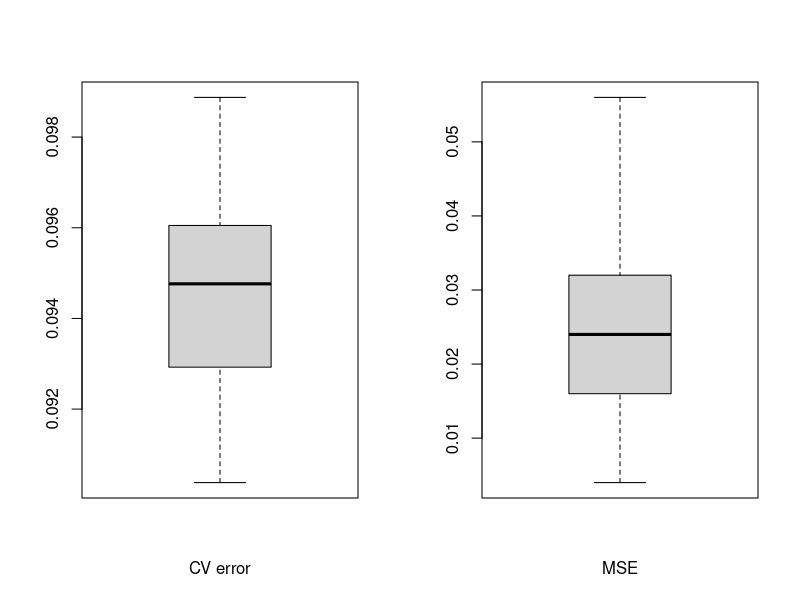
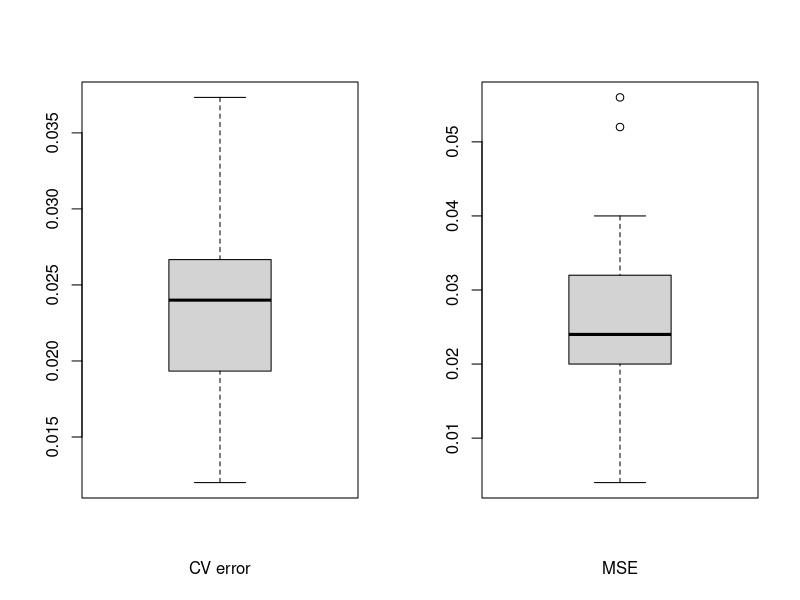
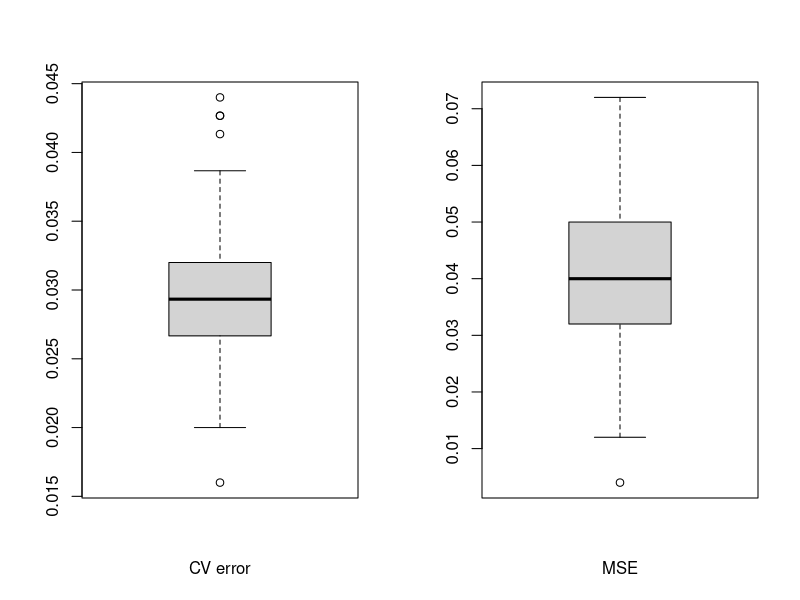
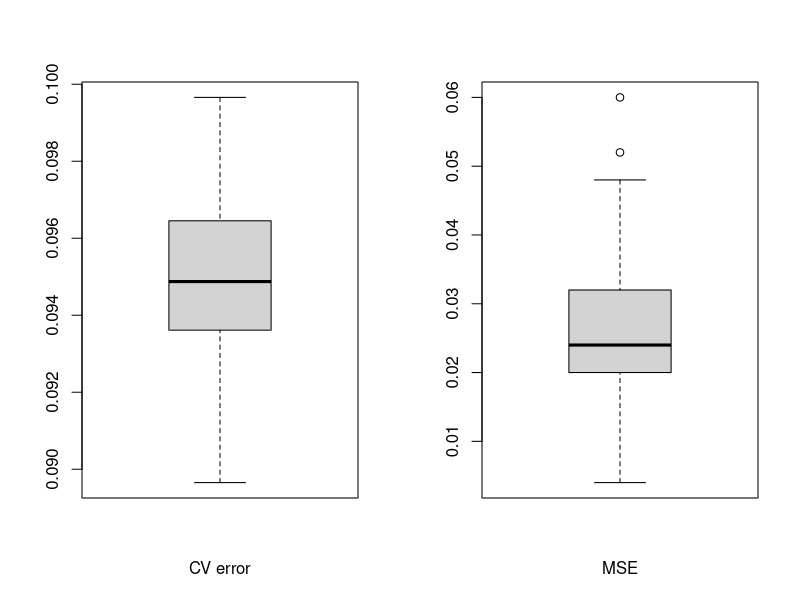
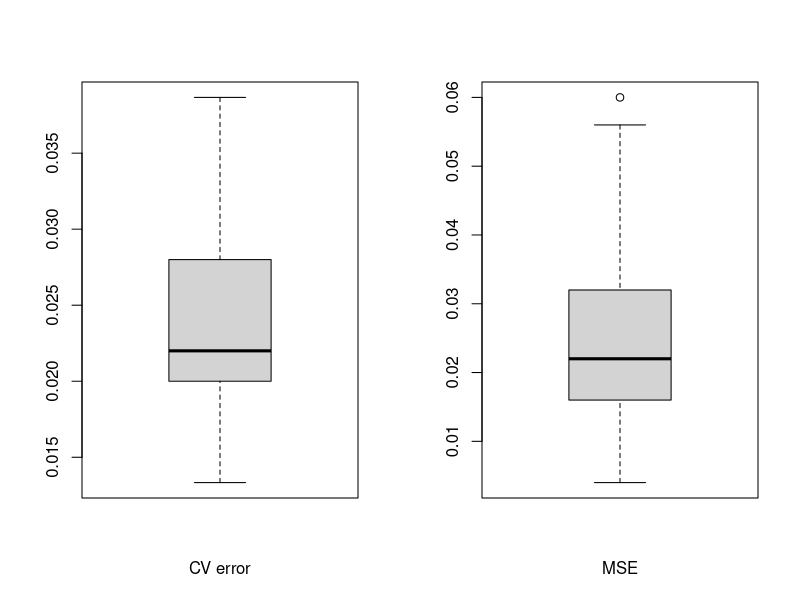
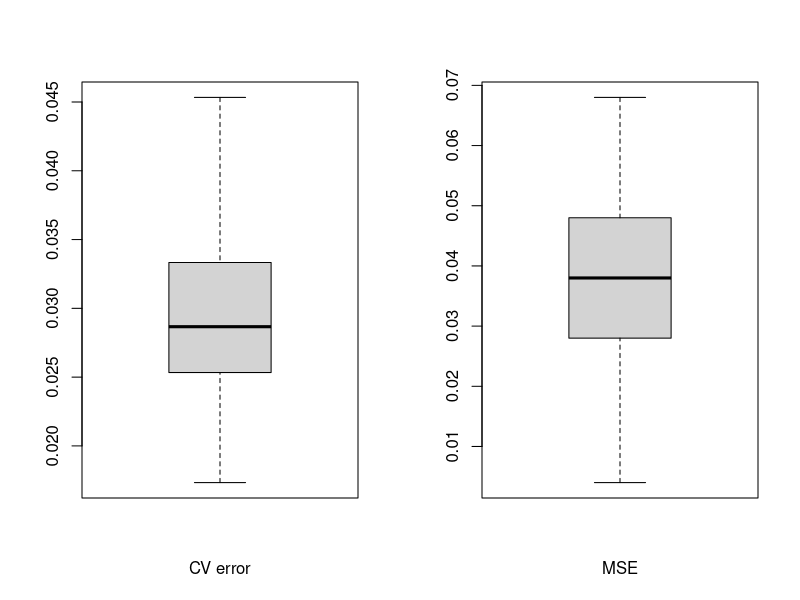
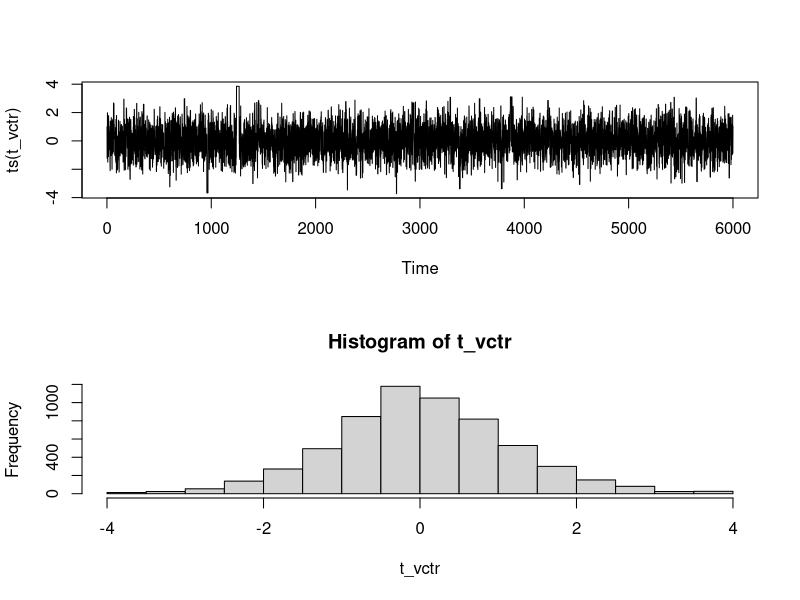
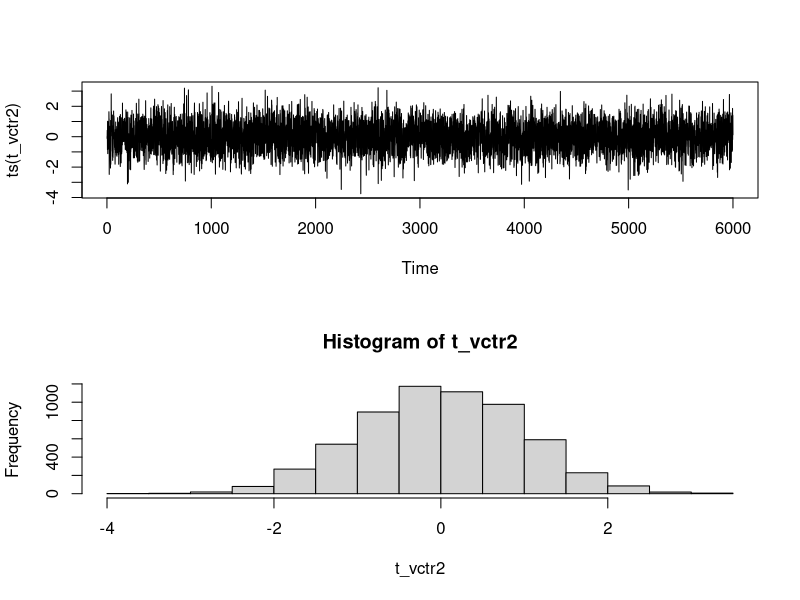

Reproduce these figures in R, in order. (Note: this script raises an error after producing the figures.)

################## Question 1 ##################
p=5
n=1000
q=4
set.seed(38)

############### either unifrom or normal
# Generate Observations uniform
X=c()
  for(i in 1:p)
  X = cbind(X,runif(n=n, min=1, max=20))
colnames(X)<-paste('X',1:5,sep = "")

# Generate Observations normal for part(d)
X=c()
for(i in 1:p)
  X = cbind(X,rnorm(n,0,1))
colnames(X)<-paste('X',1:5,sep = "")

# Generate Coefficients
betas=c(4,5,-4,5,-1,-4)
eq_x = betas[1] + betas[2]*X[,1] + betas[3]*X[,2] + betas[4]*X[,3] + betas[5]*X[,4] + betas[6]*X[,5] 
pi_x <- exp(eq_x) / (1 + exp(eq_x))
Y <- as.numeric(pi_x>=0.5)
data <- data.frame(Y, X)
############### either unifrom or normal
# Generate Insignificant inputs uniform
Z=c()
for(i in 1:q)
  Z = cbind(Z,runif(n=n, min=1, max=10))
colnames(Z)<-paste('Z',1:4,sep = "")

data <- data.frame(Y, X, Z)

# Generate Insignificant inputs normal for part(d)
Z=c()
for(i in 1:q)
  Z = cbind(Z,rnorm(n,0,1))
colnames(Z)<-paste('Z',1:4,sep = "")

data <- data.frame(Y, X, Z)


#divide data

train_ind <- sample(n, size = floor(0.75 * n))

train <- data[train_ind, ]
test <- data[-train_ind, ]

library(boot)
library(MASS)
cv.error.5.logistic=c()
mse.logistic=c()
cv.error.5.lda=c()
mse.lda=c()
cv.error.5.qda=c()
mse.qda=c()
################## b ################## 
#fit logistic model
glm.fit=glm(Y~.,data=train)
cv.error.5.logistic=cv.glm(train,glm.fit,K=5)$delta[1]
pred.logistic <- predict(glm.fit, test)
pred.logistic = as.numeric(pred.logistic>=0.5)
mse.logistic = mean((pred.logistic != test$Y))
cv.error.5.logistic
mse.logistic
########## LDA #############
cv.err.slr = NULL 
indx = sample(1:length(train$Y),750)
fit.lda = lda(Y~., data = train)
for(l in 1:5)
{
  fit.lda.loop = lda(Y~., data = train, subset = indx[- (((l-1)*150+1):(l*150))])
  pred.lda.loop=predict(fit.lda.loop,new = train[((l-1)*150+1):(l*150),-1])
  cv.err.slr = c(cv.err.slr, mean( train$Y[((l-1)*150+1):(l*150)] != pred.lda.loop$class))
} 
cv.error.5.lda=mean(cv.err.slr)
pred.lda = predict(fit.lda, test)
mse.lda = mean((pred.lda$class != test$Y))
cv.error.5.lda
mse.lda
########## QDA #############
cv.err.slr = NULL 
indx = sample(1:length(train$Y),750)
fit.qda = qda(Y~., data = train)
for(m in 1:5)
{
  fit.qda.loop = qda(Y~., data = train, subset = indx[- (((m-1)*150+1):(m*150))])
  pred.qda.loop=predict(fit.qda.loop,new = train[((m-1)*150+1):(m*150),-1])
  cv.err.slr = c(cv.err.slr, mean( train$Y[((m-1)*150+1):(m*150)] != pred.qda.loop$class))
} 
cv.error.5.qda=mean(cv.err.slr)
pred.qda = predict(fit.qda, test)
mse.qda = mean((pred.qda$class != test$Y))
cv.error.5.qda
mse.qda

################## c ################## 

########################### Logistic part ######################
i=NULL
for (i in 1:100){
  # Generate Insignificant inputs uniform
  Z=c()
  for(k in 1:q)
    Z = cbind(Z,runif(n=n, min=1, max=10))
  colnames(Z)<-paste('Z',1:4,sep = "")
  
  data <- data.frame(Y, X, Z)
  #generate train and test
  train_ind <- sample(n, size = floor(0.75 * n))
  
  train <- data[train_ind, ]
  test <- data[-train_ind, ]
  #fit logistic model
  glm.fit=glm(Y~.,data=train)
  cv.error.5.logistic[i]=cv.glm(train,glm.fit,K=5)$delta[1]
  pred.logistic <- predict(glm.fit, test)
  pred.logistic = as.numeric(pred.logistic>=0.5)
  mse.logistic[i] = mean((pred.logistic != test$Y))
  
}



par(mfrow=c(1,2))
boxplot(cv.error.5.logistic,xlab = "CV error")
boxplot(mse.logistic,xlab ="MSE")
########################### LDA part ######################
i=NULL
for (i in 1:100){
  
  # Generate Insignificant inputs uniform
  Z=c()
  for(k in 1:q)
    Z = cbind(Z,runif(n=n, min=1, max=10))
  colnames(Z)<-paste('Z',1:4,sep = "")
  
  data <- data.frame(Y, X, Z)
  #generate train and test
  train_ind <- sample(n, size = floor(0.75 * n))
  
  train <- data[train_ind, ]
  test <- data[-train_ind, ]
  ########## LDA #############
  cv.err.slr = NULL 
  indx = sample(1:length(train$Y),750)
  fit.lda = lda(Y~., data = train)
  for(l in 1:5)
  {
    fit.lda.loop = lda(Y~., data = train, subset = indx[- (((l-1)*150+1):(l*150))])
    pred.lda.loop=predict(fit.lda.loop,new = train[((l-1)*150+1):(l*150),-1])
    cv.err.slr = c(cv.err.slr, mean( train$Y[((l-1)*150+1):(l*150)] != pred.lda.loop$class))
  } 
  cv.error.5.lda[i]=mean(cv.err.slr)
  pred.lda = predict(fit.lda, test)
  mse.lda[i] = mean((pred.lda$class != test$Y))
  
}

par(mfrow=c(1,2))
boxplot(cv.error.5.lda,xlab = "CV error")
boxplot(mse.lda,xlab ="MSE")

########################### QDA part ######################
i=NULL
for (i in 1:100){
  
  # Generate Insignificant inputs uniform
  Z=c()
  for(k in 1:q)
    Z = cbind(Z,runif(n=n, min=1, max=10))
  colnames(Z)<-paste('Z',1:4,sep = "")
  
  data <- data.frame(Y, X, Z)
  #generate train and test
  train_ind <- sample(n, size = floor(0.75 * n))
  
  train <- data[train_ind, ]
  test <- data[-train_ind, ]
  ########## QDA #############
  cv.err.slr = NULL 
  indx = sample(1:length(train$Y),750)
  fit.qda = qda(Y~., data = train)
  for(m in 1:5)
  {
    fit.qda.loop = qda(Y~., data = train, subset = indx[- (((m-1)*150+1):(m*150))])
    pred.qda.loop=predict(fit.qda.loop,new = train[((m-1)*150+1):(m*150),-1])
    cv.err.slr = c(cv.err.slr, mean( train$Y[((m-1)*150+1):(m*150)] != pred.qda.loop$class))
  } 
  cv.error.5.qda[i]=mean(cv.err.slr)
  pred.qda = predict(fit.qda, test)
  mse.qda[i] = mean((pred.qda$class != test$Y))
  
}
par(mfrow=c(1,2))
boxplot(cv.error.5.qda,xlab = "CV error")
boxplot(mse.qda,xlab ="MSE")

#################### D ##################
########################### Logistic part ######################
i=NULL
for (i in 1:100){
  # Generate Insignificant inputs normal for part(d)
  Z=c()
  for(m in 1:q)
    Z = cbind(Z,rnorm(n,0,1))
  colnames(Z)<-paste('Z',1:4,sep = "")
  
  data <- data.frame(Y, X, Z)
  #generate train and test
  train_ind <- sample(n, size = floor(0.75 * n))
  
  train <- data[train_ind, ]
  test <- data[-train_ind, ]
  #fit logistic model
  glm.fit=glm(Y~.,data=train)
  cv.error.5.logistic[i]=cv.glm(train,glm.fit,K=5)$delta[1]
  pred.logistic <- predict(glm.fit, test)
  pred.logistic = as.numeric(pred.logistic>=0.5)
  mse.logistic[i] = mean((pred.logistic != test$Y))
  
}



par(mfrow=c(1,2))
boxplot(cv.error.5.logistic,xlab = "CV error")
boxplot(mse.logistic,xlab ="MSE")
########################### LDA part ######################
i=NULL
for (i in 1:100){
  
  # Generate Insignificant inputs normal for part(d)
  Z=c()
  for(m in 1:q)
    Z = cbind(Z,rnorm(n,0,1))
  colnames(Z)<-paste('Z',1:4,sep = "")
  
  data <- data.frame(Y, X, Z)
  #generate train and test
  train_ind <- sample(n, size = floor(0.75 * n))
  
  train <- data[train_ind, ]
  test <- data[-train_ind, ]
  ########## LDA #############
  cv.err.slr = NULL 
  indx = sample(1:length(train$Y),750)
  fit.lda = lda(Y~., data = train)
  for(l in 1:5)
  {
    fit.lda.loop = lda(Y~., data = train, subset = indx[- (((l-1)*150+1):(l*150))])
    pred.lda.loop=predict(fit.lda.loop,new = train[((l-1)*150+1):(l*150),-1])
    cv.err.slr = c(cv.err.slr, mean( train$Y[((l-1)*150+1):(l*150)] != pred.lda.loop$class))
  } 
  cv.error.5.lda[i]=mean(cv.err.slr)
  pred.lda = predict(fit.lda, test)
  mse.lda[i] = mean((pred.lda$class != test$Y))
  
}

par(mfrow=c(1,2))
boxplot(cv.error.5.lda,xlab = "CV error")
boxplot(mse.lda,xlab ="MSE")

########################### QDA part ######################
i=NULL
for (i in 1:100){
  
  # Generate Insignificant inputs normal for part(d)
  Z=c()
  for(m in 1:q)
    Z = cbind(Z,rnorm(n,0,1))
  colnames(Z)<-paste('Z',1:4,sep = "")
  
  data <- data.frame(Y, X, Z)
  #generate train and test
  train_ind <- sample(n, size = floor(0.75 * n))
  
  train <- data[train_ind, ]
  test <- data[-train_ind, ]
  ########## QDA #############
  cv.err.slr = NULL 
  indx = sample(1:length(train$Y),750)
  fit.qda = qda(Y~., data = train)
  for(m in 1:5)
  {
    fit.qda.loop = qda(Y~., data = train, subset = indx[- (((m-1)*150+1):(m*150))])
    pred.qda.loop=predict(fit.qda.loop,new = train[((m-1)*150+1):(m*150),-1])
    cv.err.slr = c(cv.err.slr, mean( train$Y[((m-1)*150+1):(m*150)] != pred.qda.loop$class))
  } 
  cv.error.5.qda[i]=mean(cv.err.slr)
  pred.qda = predict(fit.qda, test)
  mse.qda[i] = mean((pred.qda$class != test$Y))
  
}
par(mfrow=c(1,2))
boxplot(cv.error.5.qda,xlab = "CV error")
boxplot(mse.qda,xlab ="MSE")

###################### Question 2 ###################################
##################  a #################

n = 6000
T_from_Norm = function (n, v) 
{
  vctr_1 = vector("numeric", n)
  vctr_1[1] = 1
  for (i in 2:n) {
    y = rnorm(1)
    
    aprob = min(1, (dt(y, v)*dnorm(vctr_1[i-1]))/dt(vctr_1[i-1], v)/dnorm(y))
    u = runif(1)
    if (u < aprob) 
      vctr_1[i] = y
    else 
      vctr_1[i] = vctr_1[i-1]
  }
  return(vctr_1)
}
t_vctr = T_from_Norm(n,6)

mean_dist_norm = mean(t_vctr)




vec_actual = rt(n, 6)
mean_actual = mean(vec_actual)

mean_dist_norm
mean_actual

par(mfrow=c(2,1))
plot(ts(t_vctr))
hist(t_vctr)



T_from_T = function (n, v) 
{
  vctr_1 = vector("numeric", n)
  vctr_1[1] = 0
  for (i in 2:n) {
    y = rnorm(1)
    
    aprob = min(1, (dt(y, v)*dt(vctr_1[i-1], 3))/dt(vctr_1[i-1], v)/dt(y, 3))
    u = runif(1)
    if (u < aprob) 
      vctr_1[i] = y
    else 
      vctr_1[i] = vctr_1[i-1]
  }
  return(vctr_1)
}
t_vctr2 = T_from_T(n,6)

mean_dist_t = mean(t_vctr2)




mean_dist_t
mean_actual

par(mfrow=c(2,1))
plot(ts(t_vctr2))
hist(t_vctr2)



################## b #################
estint=cumsum(t_vctr)/(1:n)
esterr=sqrt(cumsum((t_vctr-estint)^2))/(1:n)
plot(estint, xlab="Mean and error range T from Normal",type="l",lwd=2,ylim=mean(t_vctr)+20*c(-esterr[n],esterr[n]),ylab="")
lines(estint+2*esterr,col="gold",lwd=2)
lines(estint-2*esterr,col="gold",lwd=2)
length(unique(t_vctr))/n

estint=cumsum(t_vctr2)/(1:n)
esterr=sqrt(cumsum((t_vctr2-estint)^2))/(1:n)
plot(estint, xlab="Mean and error range T from T",type="l",lwd=2,ylim=mean(t_vctr2)+20*c(-esterr[n],esterr[n]),ylab="")
lines(estint+2*esterr,col="gold",lwd=2)
lines(estint-2*esterr,col="gold",lwd=2)

length(unique(t_vctr2))/n

###################### Question 3 ###################################
######################### c ####################################
x=rnorm(100,0,1)
a = 3
b = 3
tau2 = 10
mu0 = 5
n=length(x)
Nsim=10000

result_mat = matrix(nrow = Nsim, ncol = 2)

x_bar=mean(x)

sigma2 = rep(0,Nsim)
sigma2[1]=1/rgamma(1,shape=a,rate=b)

B=sigma2[1]/(sigma2[1]+n*tau2)

mu = rep(0,Nsim)
mu[1]=rnorm(1,m=B*mu0+(1-B)*x_bar,sd=sqrt(tau2*B))

result_mat[1, ] = c(mu[1], sigma2[1])

for (i in 2:Nsim){
  B=sigma2[i-1]/(sigma2[i-1]+n*tau2)
  mu[i]=rnorm(1,m=B*mu0+(1-B)*x_bar,sd=sqrt(tau2*B))
  
  sigma2[i]=1/rgamma(1,shape=(n/2)+a,rate=(1/2)*(sum((x-mu[i])^2))+b)
  
  result_mat[i, ] <- c(mu[i], sigma2[i]) 
}

result_mat=result_mat[-(1:2500),]

colSums(result_mat)/7500



############################ Question 5 ##########################
age = seq(23,40)
home_runs = c(1,18,36,38,38,38,21,45,48,31,35,40,36,33,37,35,12,6)
at_bats = c(34,367,568,562,584,544,513,541,548,354,514,534,528,549,552,522,390,148)
data_q4 = data.frame(home_runs,age,at_bats) 
 # beta = c(30.4444,-0.9086,-42.9183)
# function to compute the logarithm of the posterior density with the tranformed parameters
betapost=function (beta, data) 
{
  x = data[, 2]
  n = data[, 3]
  y = data[, 1]
  
  beta0 = beta[1]
  beta1 = beta[2]
  beta2 = beta[3]
  
  logf=function(x,n,y,beta0,beta1,beta2)
  {  
    
    lp = beta0 + beta1 * x + beta2 * (x)^2
    
    p = exp(lp)/(1 + exp(lp))
  
    return(y * log(p) + (n - y) * log(1 - p))
  }
  
  return(sum(logf(x,n,y,beta0,beta1,beta2)))
}

################ b  ################
x = data_q4[, 2]
n = data_q4[, 3]
y = data_q4[, 1]
response=cbind(y, n - y)
x2=x^2
resp_fit=glm(response~ x + x2,data_q4,family = binomial)
fit = laplace(betapost,c(0,0,0),data_q4)
fit$mode
fit$var
################ c  ################

proposal=list(var=fit$var,scale=20 )

bayesfit=rwmetrop(betapost,proposal,fit$mode,100000,data_q4)

bayesfit$accept

